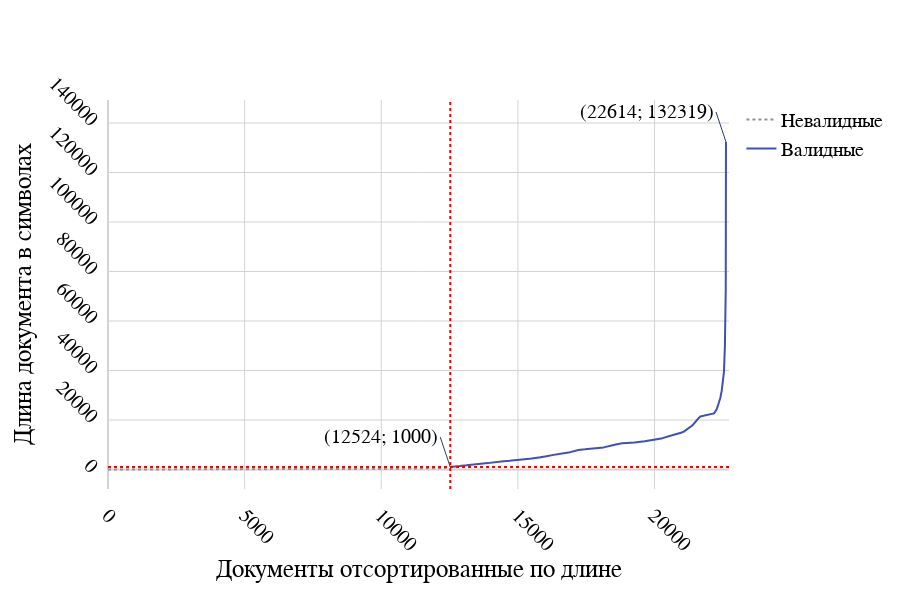

Source (notebook cell):
### Markdown cell above
# SHORTS

### Code cell
figure(
    stats['short']['stats'], 
    CONFIG['short_threshold'], 
    'Документы отсортированные по длине', 
    'Длина документа в символах',
    f'{RESOURCES}/figures/short.png'
)

### Figure 1 — Plotly figure (JSON) as saved in the notebook; plotly's stock layout.template omitted (floating-point values rounded to 4 significant figures; data arrays with more than 128 entries replaced by an {"elided": "..."} marker saying what was removed)
{"data": [{"line": {"dash": "dot"}, "mode": "lines", "name": "Невалидные", "type": "scatter", "x": {"elided": "12524 int values"}, "y": {"elided": "12524 int values"}}, {"mode": "lines", "name": "Валидные", "type": "scatter", "x": {"elided": "10090 int values"}, "y": {"elided": "10090 int values"}}], "layout": {"annotations": [{"showarrow": true, "text": "(12524; 1000)", "x": 12524, "xanchor": "right", "y": 1000}, {"showarrow": true, "text": "(22614; 132319)", "x": 22614, "xanchor": "right", "y": 132319}], "colorway": ["#919191", "rgba(63, 81, 181, 1.0)"], "font": {"color": "black", "family": "Times New Roman", "size": 20}, "height": 600, "margin": {"pad": 10}, "plot_bgcolor": "rgba(0, 0, 0, 0)", "shapes": [{"line": {"color": "red", "dash": "dot", "width": 2}, "type": "line", "x0": 12524, "x1": 12524, "xref": "x", "y0": 0, "y1": 1, "yref": "y domain"}, {"line": {"color": "red", "dash": "dot", "width": 2}, "type": "line", "x0": 0, "x1": 1, "xref": "x domain", "y0": 1000, "y1": 1000, "yref": "y"}], "width": 900, "xaxis": {"gridcolor": "lightgrey", "showgrid": true, "tickangle": 45, "tickformat": "000", "ticklen": 10, "title": {"font": {"color": "black", "family": "Times New Roman", "size": 25}, "text": "Документы отсортированные по длине"}, "zerolinecolor": "lightgrey"}, "yaxis": {"gridcolor": "lightgrey", "showgrid": true, "tickangle": 45, "tickformat": "000", "ticklen": 10, "title": {"font": {"color": "black", "family": "Times New Roman", "size": 25}, "text": "Длина документа в символах"}, "zerolinecolor": "lightgrey"}}}
